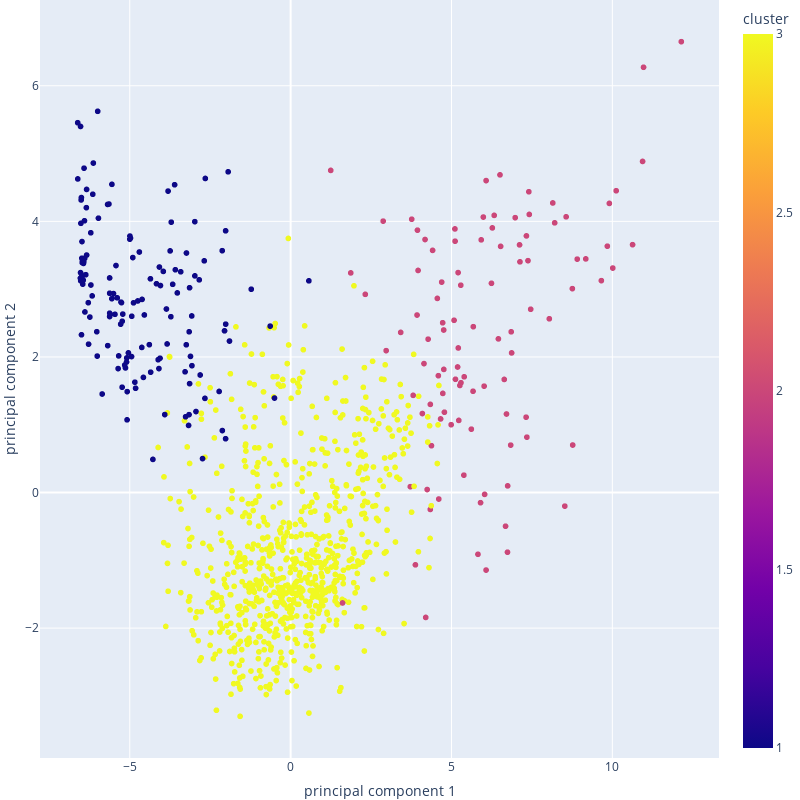

Write notebook code for a chart like this one.
### Code cell
df_hc = main(2)

### Figure 1 — Plotly figure (JSON) as saved in the notebook; plotly's stock layout.template omitted (floating-point values rounded to 4 significant figures; data arrays with more than 128 entries replaced by an {"elided": "..."} marker saying what was removed)
{"data": [{"hovertemplate": "principal component 1=%{x}<br>principal component 2=%{y}<br>cluster=%{marker.color}<extra></extra>", "legendgroup": "", "marker": {"color": {"elided": "1041 int values"}, "coloraxis": "coloraxis", "symbol": "circle"}, "mode": "markers", "name": "", "showlegend": false, "type": "scattergl", "x": {"elided": "1041 float values"}, "xaxis": "x", "y": {"elided": "1041 float values"}, "yaxis": "y"}], "layout": {"coloraxis": {"colorbar": {"title": {"text": "cluster"}}, "colorscale": [[0, "#0d0887"], [0.1111, "#46039f"], [0.2222, "#7201a8"], [0.3333, "#9c179e"], [0.4444, "#bd3786"], [0.5556, "#d8576b"], [0.6667, "#ed7953"], [0.7778, "#fb9f3a"], [0.8889, "#fdca26"], [1, "#f0f921"]]}, "height": 800, "legend": {"tracegroupgap": 0}, "margin": {"b": 0, "l": 0, "r": 0, "t": 0}, "scene": {"xaxis": {"title": {"text": "PCA 1"}}, "yaxis": {"title": {"text": "PCA 2"}}}, "title": {"text": "Clusters"}, "width": 800, "xaxis": {"anchor": "y", "domain": [0, 1], "title": {"text": "principal component 1"}}, "yaxis": {"anchor": "x", "domain": [0, 1], "title": {"text": "principal component 2"}}}}
